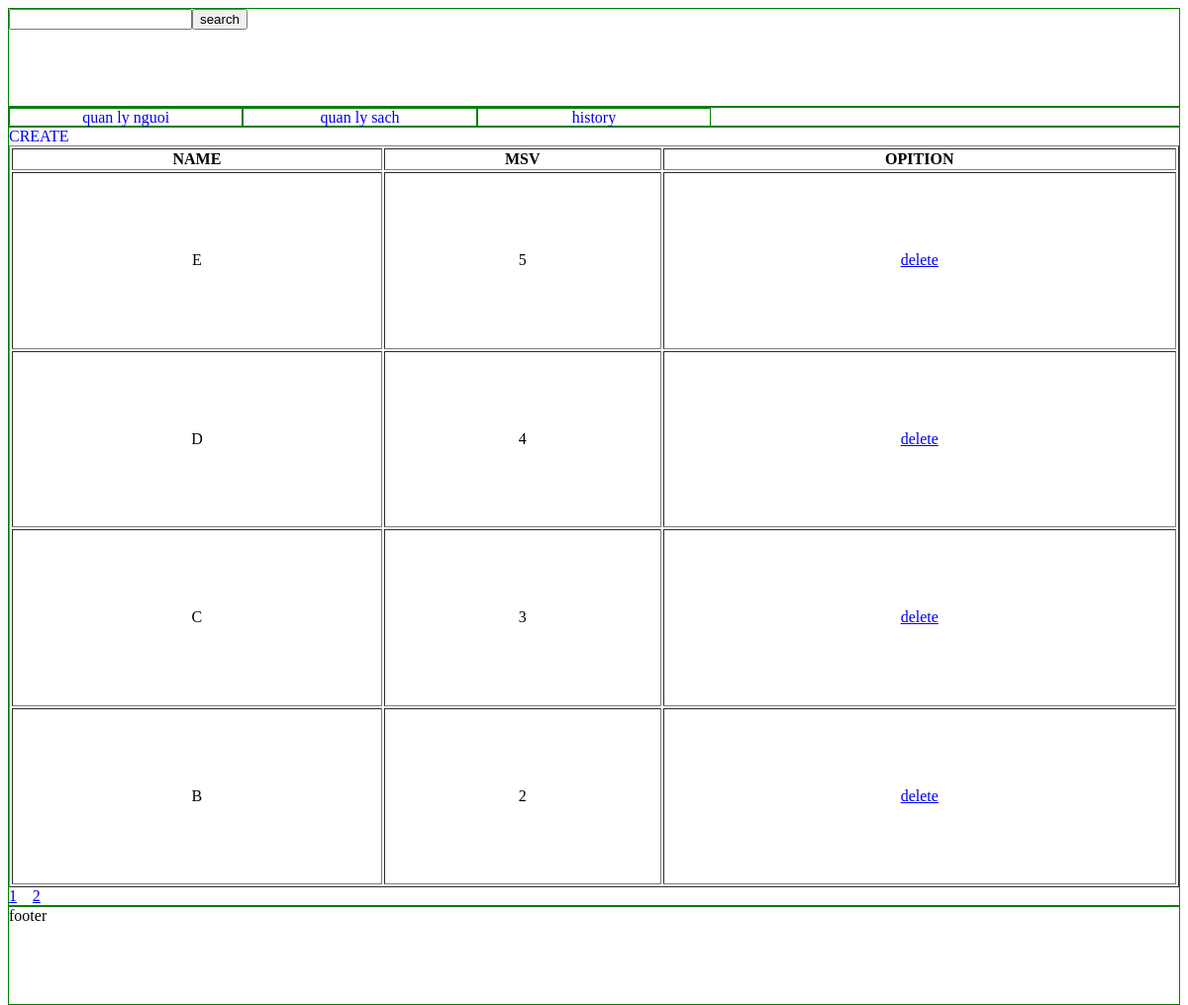
Screenshot of /?option=person with the database file from the repository.
### tables this page shows
CREATE TABLE `person` (
  `id` int(11) NOT NULL,
  `name` varchar(40) NOT NULL,
  `MSV` varchar(10) NOT NULL,
  `status` tinyint(1) NOT NULL DEFAULT '1'
);

### view/person.php (the view, shortened to what this page needs)
<a href="#" onclick="openPopup()" style="text-decoration: none;">CREATE</a>
<?php
$option= 'person';
$query="select*from person where status=1";
$page=1;
$usernamesperpage=4;
$from=($page-1)*$usernamesperpage;
$totalUsernames=$connect->query($query);
$totalPages=ceil(mysqli_num_rows($totalUsernames)/$usernamesperpage);
$query.=" ORDER BY id DESC  limit $from,$usernamesperpage";
$result=$connect->query($query);
?>
<table border="1" style="width: 100%; height: 750px; text-decoration: none;text-align: center;">
    <thead>
        <tr>
            <th>NAME</th>
            <th>MSV</th>
            <th>OPITION</th>
        </tr>
    </thead>
    <tbody>
        <div>
            <?php foreach($result as $item):?>
            <tr>
                <td><?=$item['name'];?></td>
                <td><?=$item['MSV']?></td>
                <td><a href="?option=<?=$option?>&id=<?=$item['id']?>"
                        onclick="return confirm('are you sure?')">delete</a></td>
            </tr>
        </div>
        <?php endforeach;?>
    </tbody>
</table>
<?php for($i=1; $i<=$totalPages; $i++):?>
<a href="?option=<?=$option?>&page=<?=$i?>" class="custom-btn btn-1" style="margin-right: 1%;"><?=$i?></a>
<?php endfor;?>

### rows the page displays
person: name "E", MSV "5"
person: name "D", MSV "4"
person: name "C", MSV "3"
person: name "B", MSV "2"
